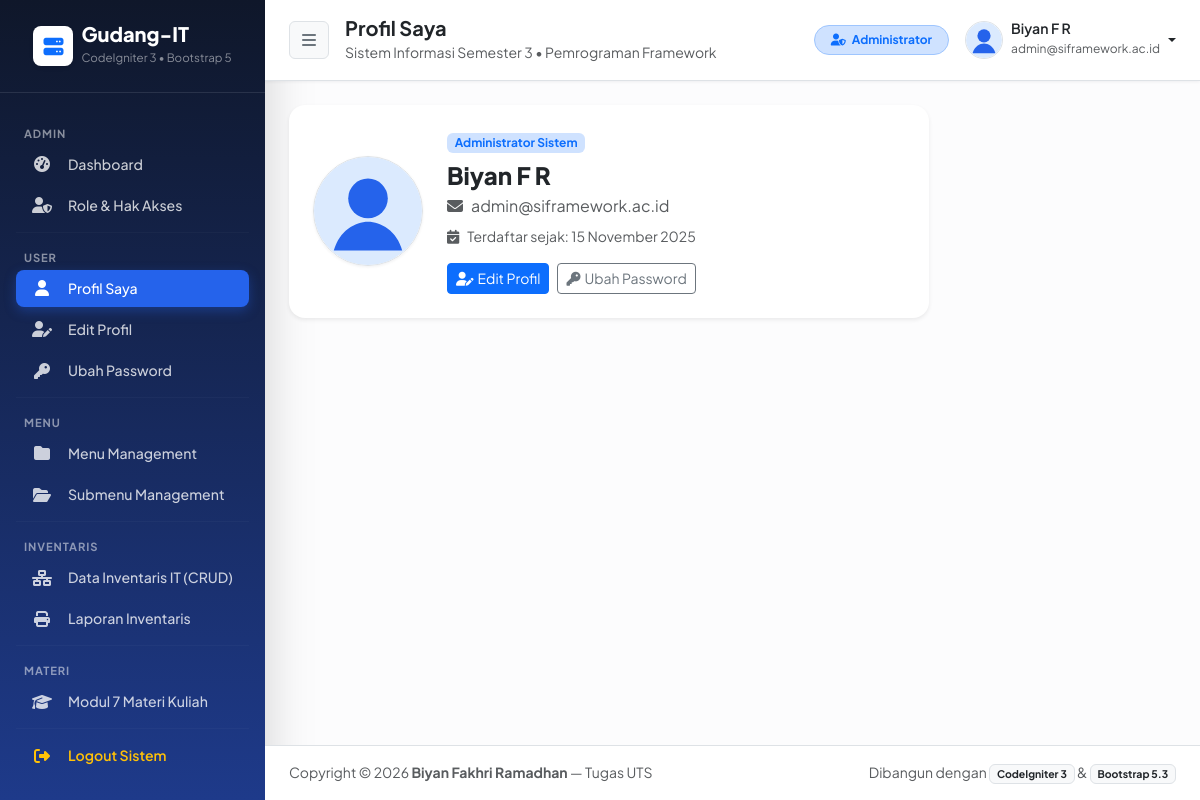
Page /user (signed in) on the committed database.
### tables this page shows
CREATE TABLE `user_menu` (
  `id` int(11) NOT NULL AUTO_INCREMENT,
  `menu` varchar(128) NOT NULL,
  PRIMARY KEY (`id`)
);

CREATE TABLE `user_sub_menu` (
  `id` int(11) NOT NULL AUTO_INCREMENT,
  `menu_id` int(11) NOT NULL,
  `title` varchar(128) NOT NULL,
  `url` varchar(128) NOT NULL,
  `icon` varchar(128) NOT NULL,
  `is_active` int(1) NOT NULL DEFAULT 1,
  PRIMARY KEY (`id`),
  KEY `menu_id` (`menu_id`)
);

CREATE TABLE `user` (
  `id` int(11) NOT NULL AUTO_INCREMENT,
  `name` varchar(128) NOT NULL,
  `email` varchar(128) NOT NULL,
  `image` varchar(128) NOT NULL DEFAULT 'default.svg',
  `password` varchar(256) NOT NULL,
  `role_id` int(11) NOT NULL,
  `is_active` int(1) NOT NULL DEFAULT 1,
  `date_created` int(11) NOT NULL,
  PRIMARY KEY (`id`),
  UNIQUE KEY `email` (`email`)
);

### application/controllers/User.php (called while the page is built, shortened)
<?php
class User extends CI_Controller
{
    public function __construct()
    {
        is_logged_in();
    }
    public function index()
    {
        $data['title'] = 'Profil Saya';
        $data['user'] = $this->db->get_where('user', ['email' => $this->session->userdata('email')])->row_array();
        $this->load->view('templates/header', $data);
        $this->load->view('templates/sidebar', $data);
        $this->load->view('templates/topbar', $data);
        $this->load->view('user/index', $data);
        $this->load->view('templates/footer');
    }
}

### index.php (called while the page is built, shortened)
<?php
require_once BASEPATH . 'core/CodeIgniter.php';

### application/helpers/wpu_helper.php (called while the page is built, shortened)
<?php
function is_logged_in()
{
    $ci = get_instance();
    if (!$ci->session->userdata('email')) {
        redirect('auth');
    } else {
        $menu = ucfirst(strtolower((string)$ci->uri->segment(1)));
        $queryMenu = $ci->db->get_where('user_menu', ['menu' => $menu])->row_array();
    }
}

### application/views/user/index.php (the view, shortened to what this page needs)
<div class="card border-0 shadow-sm rounded-4 mb-4" style="max-width: 640px;">
    <div class="card-body p-4">
        <div class="d-flex flex-column flex-sm-row align-items-center gap-4">
            <img src="<?= base_url('assets/img/') . $user['image']; ?>" class="rounded-circle border shadow-xs" width="110" height="110" alt="Avatar">
            <div>
                <span class="badge bg-primary-subtle text-primary mb-2">
                    <?= ($user['role_id'] == 1) ? 'Administrator Sistem' : 'Member / Teknisi Jaringan'; ?>
                </span>
                <h4 class="fw-extrabold text-dark mb-1"><?= $user['name']; ?></h4>
                <p class="text-muted mb-2"><i class="fas fa-envelope me-2"></i><?= $user['email']; ?></p>
                <p class="text-muted small mb-3">
                    <i class="fas fa-calendar-check me-2"></i>Terdaftar sejak: <?= date('d F Y', $user['date_created']); ?>
                </p>
                <div class="d-flex gap-2">
                    <a href="<?= base_url('user/edit'); ?>" class="btn btn-sm btn-primary"><i class="fas fa-user-edit me-1"></i>Edit Profil</a>
                    <a href="<?= base_url('user/changepassword'); ?>" class="btn btn-sm btn-outline-secondary"><i class="fas fa-key me-1"></i>Ubah Password</a>
                </div>
            </div>
        </div>
    </div>
</div>

### application/views/templates/header.php (shortened to what this page needs)
<!DOCTYPE html>
<html lang="id">
<head>
    <link href="https://cdn.jsdelivr.net/npm/bootstrap@5.3.3/dist/css/bootstrap.min.css" rel="stylesheet">
    <link href="https://cdnjs.cloudflare.com/ajax/libs/font-awesome/6.5.1/css/all.min.css" rel="stylesheet">
    <link href="<?= base_url('assets/css/style.css'); ?>" rel="stylesheet">
</head>
<body class="bg-light-subtle">
<div class="d-flex" id="wrapper">

### application/views/templates/sidebar.php
<aside id="sidebar-wrapper" class="sidebar-gradient text-white shadow-lg">
    <div class="sidebar-brand d-flex align-items-center justify-content-center py-4 px-3 border-bottom border-white border-opacity-10">
        <div class="brand-icon bg-white text-primary rounded-3 d-flex align-items-center justify-content-center me-2 shadow-sm" style="width:40px;height:40px;">
            <i class="fas fa-server fa-lg"></i>
        </div>
        <div class="text-start">
            <div class="fw-extrabold fs-5 lh-1 tracking-tight">Gudang-IT</div>
            <small class="text-white-50" style="font-size: 0.72rem;">CodeIgniter 3 &bull; Bootstrap 5</small>
        </div>
    </div>
    <div class="sidebar-nav px-3 py-3">
        <?php
        $role_id = $this->session->userdata('role_id');
        $queryMenu = "SELECT `user_menu`.`id`, `menu`
                        FROM `user_menu` JOIN `user_access_menu`
                          ON `user_menu`.`id` = `user_access_menu`.`menu_id`
                       WHERE `user_access_menu`.`role_id` = $role_id
                    ORDER BY `user_access_menu`.`menu_id` ASC";
        $menu = $this->db->query($queryMenu)->result_array();
        ?>
        <?php foreach ($menu as $m) : ?>
            <div class="sidebar-heading text-uppercase fw-bold text-white-50 mt-3 mb-1 px-2" style="font-size: 0.70rem; letter-spacing: 0.08em;">
                <?= $m['menu']; ?>
            </div>
            <?php
            $menuId = $m['id'];
            $querySubMenu = "SELECT *
                               FROM `user_sub_menu` JOIN `user_menu`
                                 ON `user_sub_menu`.`menu_id` = `user_menu`.`id`
                              WHERE `user_sub_menu`.`menu_id` = $menuId
                                AND `user_sub_menu`.`is_active` = 1";
            $subMenu = $this->db->query($querySubMenu)->result_array();
            ?>
            <?php foreach ($subMenu as $sm) : ?>
                <?php $isActive = ($title == $sm['title']) ? 'active' : ''; ?>
                <a href="<?= base_url($sm['url']); ?>" class="nav-link-sidebar d-flex align-items-center rounded-3 px-3 py-2 mb-1 text-decoration-none <?= $isActive; ?>">
                    <i class="<?= $sm['icon']; ?> me-3 text-center" style="width: 20px;"></i>
                    <span class="fw-medium" style="font-size: 0.88rem;"><?= $sm['title']; ?></span>
                </a>
            <?php endforeach; ?>
            <hr class="border-white border-opacity-10 my-2">
        <?php endforeach; ?>
        <a href="<?= base_url('auth/logout'); ?>" class="nav-link-sidebar d-flex align-items-center rounded-3 px-3 py-2 mt-2 text-decoration-none text-warning" data-bs-toggle="modal" data-bs-target="#logoutModal">
            <i class="fas fa-fw fa-sign-out-alt me-3 text-center" style="width: 20px;"></i>
            <span class="fw-semibold" style="font-size: 0.88rem;">Logout Sistem</span>
        </a>
    </div>
</aside>

### application/views/templates/topbar.php (shortened to what this page needs)
<div id="page-content-wrapper" class="w-100 d-flex flex-column min-vh-100">
      <nav class="navbar navbar-expand-lg navbar-light bg-white border-bottom shadow-xs px-4 py-3 sticky-top no-print">
          <div class="d-flex align-items-center">
              <button class="btn btn-light border me-3" id="sidebarToggle" title="Toggle Menu">
                  <i class="fas fa-bars text-secondary"></i>
              </button>
              <div>
                  <h5 class="mb-0 fw-bold text-dark"><?= $title; ?></h5>
                  <small class="text-muted">Sistem Informasi Semester 3 &bull; Pemrograman Framework</small>
              </div>
          </div>
          <div class="ms-auto d-flex align-items-center gap-3">
              <span class="badge <?= ($user['role_id'] == 1) ? 'bg-primary-subtle text-primary border border-primary-subtle' : 'bg-success-subtle text-success border border-success-subtle'; ?> px-3 py-2 rounded-pill d-none d-md-inline-block">
                  <i class="fas <?= ($user['role_id'] == 1) ? 'fa-user-shield' : 'fa-user-cog'; ?> me-1"></i>
                  <?= ($user['role_id'] == 1) ? 'Administrator' : 'Member / Teknisi'; ?>
              </span>
              <div class="dropdown">
                  <a class="d-flex align-items-center text-decoration-none dropdown-toggle text-dark" href="#" role="button" data-bs-toggle="dropdown">
                      <img src="<?= base_url('assets/img/' . $user['image']); ?>" alt="Profile" class="rounded-circle border me-2" width="38" height="38">
                      <div class="d-none d-sm-block text-start me-1">
                          <div class="fw-semibold lh-1" style="font-size:0.88rem;"><?= $user['name']; ?></div>
                          <small class="text-muted" style="font-size:0.75rem;"><?= $user['email']; ?></small>
                      </div>
                  </a>
              </div>
          </div>
      </nav>
      <main class="container-fluid px-4 py-4 flex-grow-1">

### application/views/templates/footer.php (shortened to what this page needs)
        </main>
        <footer class="bg-white border-top py-3 px-4 mt-auto no-print">
            <div class="d-flex flex-column flex-sm-row justify-content-between align-items-center text-muted small">
                <div>
                    Copyright &copy; <?= date('Y'); ?> <strong>Biyan Fakhri Ramadhan</strong> &mdash; Tugas UTS
                </div>
                <div class="mt-1 mt-sm-0">
                    Dibangun dengan <span class="badge bg-light text-dark border">CodeIgniter 3</span> &amp; <span class="badge bg-light text-dark border">Bootstrap 5.3</span>
                </div>
            </div>
        </footer>
    </div>
</div>
</body>
</html>

### assets/css/style.css (style rules this page uses)
body { font-family: 'Plus Jakarta Sans', -apple-system, BlinkMacSystemFont, sans-serif; background-color: #f4f7fe; color: #1e293b; }
.fw-extrabold { font-weight: 800; }
.shadow-xs { box-shadow: 0 1px 3px rgba(15, 23, 42, 0.06); }
#sidebar-wrapper { min-height: 100vh; width: 265px; flex-shrink: 0; background: linear-gradient(180deg, #0f172a 0%, #1e3a8a 100%); transition: margin 0.25s ease-out; }
.nav-link-sidebar { color: rgba(255, 255, 255, 0.78); transition: all 0.18s ease; }
.nav-link-sidebar.active { color: #ffffff; background-color: #2563eb; font-weight: 700; box-shadow: 0 4px 12px rgba(37, 99, 235, 0.35); }

### rows in the picture
user_menu: menu "ADMIN"
user_sub_menu: title "Dashboard"
user_sub_menu: title "Role & Hak Akses"
user_menu: menu "USER"
user_sub_menu: title "Profil Saya"
user_sub_menu: title "Edit Profil"
user_sub_menu: title "Ubah Password"
user_menu: menu "MENU"
user_sub_menu: title "Menu Management"
user_sub_menu: title "Submenu Management"
user_menu: menu "INVENTARIS"
user_sub_menu: title "Data Inventaris IT (CRUD)"
user_sub_menu: title "Laporan Inventaris"
user_menu: menu "MATERI"
user_sub_menu: title "Modul 7 Materi Kuliah"
user: image (placeholder picture), name "Biyan F R", email "admin@siframework.ac.id", date_created "15 November 2025"

### other values in the picture
$title "Profil Saya"
